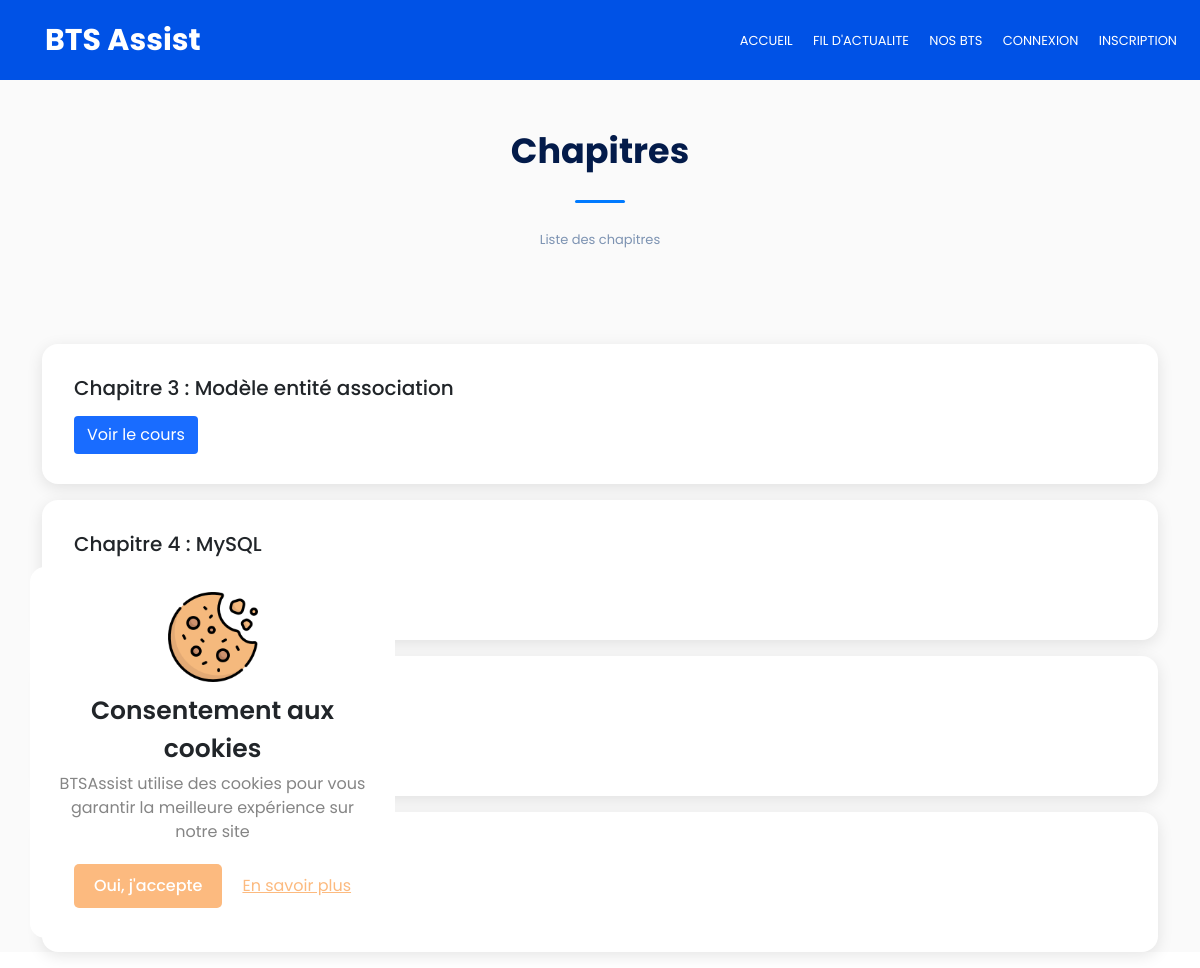
Screenshot of /Pages/Matiere.php?id=7 with the database file from the repository.
### tables this page shows
CREATE TABLE IF NOT EXISTS `cours` (
  `id_cours` int(11) NOT NULL AUTO_INCREMENT,
  `titre` varchar(255) NOT NULL,
  `contenu` varchar(255) NOT NULL,
  `id_matiere_bts` int(11) NOT NULL,
  PRIMARY KEY (`id_cours`)
);

### Modeles/Modele.php (called while the page is built, shortened)
<?php
class Modele {
    protected function getBdd(){
        return new PDO('mysql:host=localhost;dbname=btsassist;charset=UTF8', 'root', '', array(PDO::ATTR_ERRMODE => PDO::ERRMODE_EXCEPTION));
    }
}
require_once "../Modeles/Cours.php";
require_once "../Modeles/Matiere.php";

### Modeles/Cours.php (called while the page is built, shortened)
<?php
class Cours extends Modele {
        public function getCours($idMatiere) {
            $requete = $this->getBdd()->prepare("SELECT * FROM cours WHERE id_matiere_bts = ?");
            $requete->execute([$idMatiere]);
            $resultats = $requete->fetchAll(PDO::FETCH_ASSOC);
            return $resultats;
        }
}

### Pages/Matiere.php (the view)
<?php require_once "Entete.php";?>
<?php if(isset($_GET["id"]) && !empty($_GET["id"])) {
    $idMatiere = $_GET["id"];
    $Cours = new Cours();
    $ListeCours = $Cours->getCours($idMatiere);?>
<section class="section section-bg larger-padding-top">
    <div class="section-header">
        <h2 class="titreAcceuil">Chapitres</h2>
        <span class="section-separator"></span>
        <p class="titreAcceuil">Liste des chapitres</p>
    </div>
<div class="container mt-5">
    <?php foreach($ListeCours as $cours) { ?>
            <div class="card-chapitre mb-3">
                <div>
                    <h5 class="card-title"><?=$cours["titre"]?></h5>
                    <a href="Cours.php?id=<?=$cours["id_cours"]?>" class="btn div-btn-base mt-2">Voir le cours</a>
                </div>
            </div>
    <?php } ?>
</div>
<?php } else {
    header("location:../Pages/NosBts.php");
}?>
<?php require_once "Pied.php";?>

### css/style.css (style rules this page uses)
* { padding: 0; margin: 0; box-sizing: border-box; }
body { font-family: "Poppins", sans-serif; }
.section-header { text-align: center; padding: 30px 0; }
.section-header h2 { color: #031b4a; font-size: 35px; font-weight: bold; }
.section-header p { color: #7d93b2; font-size: 13px; }
.section-separator { content: ""; height: 3px; width: 50px; border-radius: 3px; background-color: #007aff; display: inline-block; margin: 20px 0; }
.section { width: 100%; margin: auto; padding-top: 30px; }
.larger-padding-top { padding-top: 100px; }
.titreAcceuil { animation-duration: 1.5s; animation-name: slidein; }
.div-btn-base { background-color: #196cff; color: #fff; }
.section-bg { background-color: #fafafa; min-height: 100vh; }
.card-chapitre { border-radius: 16px; box-shadow: 0 4px 16px 0 rgb(0 0 0 / 10%); background-color: #fff; padding: 32px; max-height: 140px; overflow: hidden; font-size: 16px; font-weight: 400; line-height: 1.5; }

### rows the page displays
cours: titre "Chapitre 3 : Modèle entité association"
cours: titre "Chapitre 4 : MySQL"
